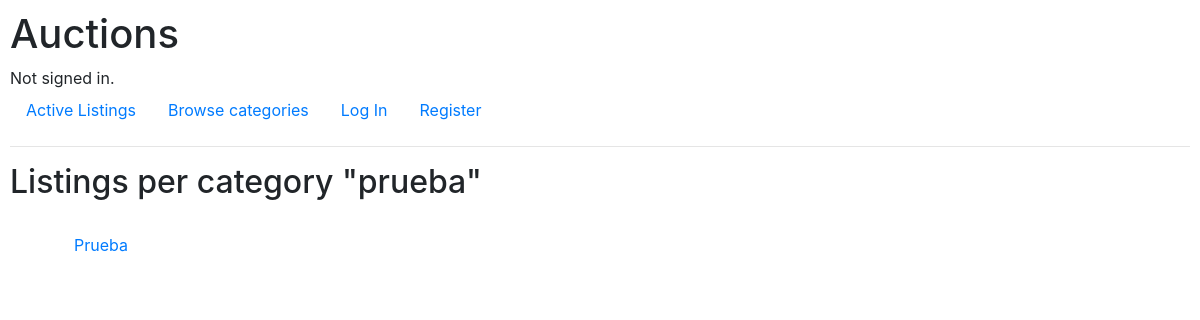
Before: /category/prueba with the older database file.
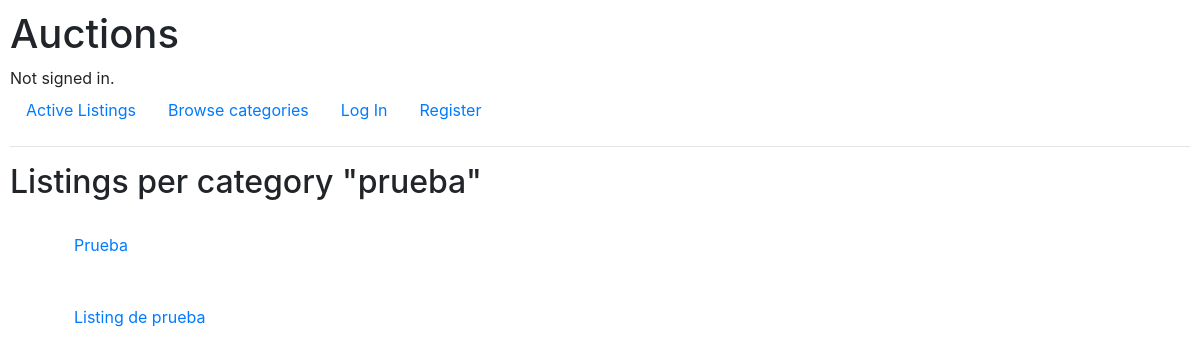
After: the same page with the newer database file.
### auctions/models.py (models this page shows)
class Listing(models.Model):
    title = models.CharField(max_length=64)
    description = models.CharField(max_length=512)
    bid = models.DecimalField(max_digits=10, decimal_places=2)
    num_bids = models.IntegerField(null=True)
    category = models.CharField(max_length=64, null=True)
    img_url = models.CharField(max_length=64, null=True)
    highest_bidder_id = models.IntegerField(null=False)
    is_open = models.BooleanField(null=False)
    owner_id = models.IntegerField(null=False)
    winner_id = models.IntegerField(null=True)

### auctions/views.py (the view)
# urls.py: path("category/<str:category>", views.show_category, name="category"),
def show_category(request, category):
    category_listings = Listing.objects.filter(category=category)
    return render(request, 'auctions/category.html', {
        "category_listings": category_listings,
        "category": category
    })

### auctions/templates/auctions/category.html
{% extends "auctions/layout.html" %}
{% load static %}
{% block body %}
    <h2>Listings per category "{{ category }}"</h2>
    <ul style="list-style-type:none;">
    {% for listing in category_listings %}
        <li class="p-4">
            <a href="{% url 'listing-view' listing.id %}">{{ listing.title }}</a>
        </li>
    {% endfor %}
    </ul>
{% endblock %}

Changed rows visible on the page:
added Listing: title "Listing de prueba"
